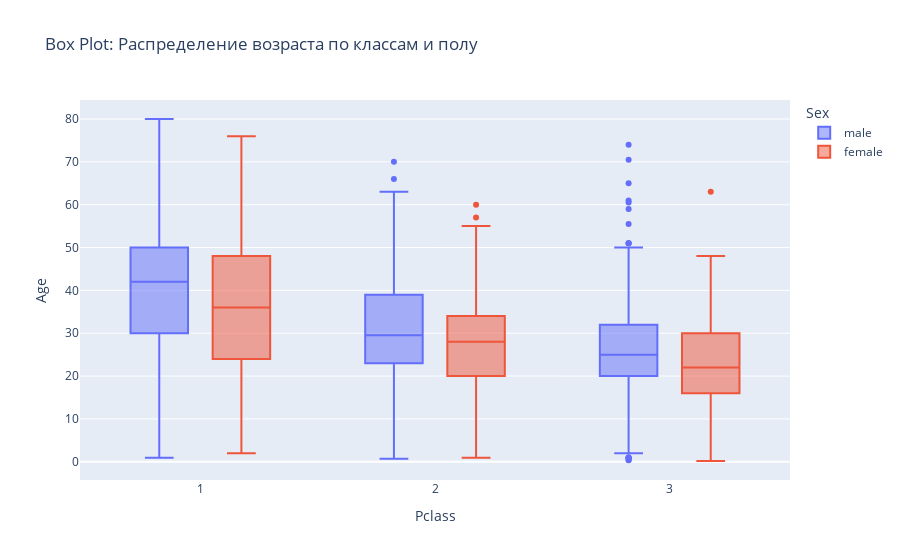

Notebook code for this chart:
### Markdown cell above
##### Интерактивный Box Chart

### Code cell
fig4 = px.box(titanic_df, x='Pclass', y='Age', color='Sex',
             title='Box Plot: Распределение возраста по классам и полу'
             )
fig4.show()

### Figure 1 — Plotly figure (JSON) as saved in the notebook; plotly's stock layout.template omitted (floating-point values rounded to 4 significant figures; data arrays with more than 128 entries replaced by an {"elided": "..."} marker saying what was removed)
{"data": [{"alignmentgroup": "True", "hovertemplate": "Sex=male<br>Pclass=%{x}<br>Age=%{y}<extra></extra>", "legendgroup": "male", "marker": {"color": "#636efa"}, "name": "male", "notched": false, "offsetgroup": "male", "orientation": "v", "showlegend": true, "type": "box", "x": {"elided": "843 int values"}, "x0": " ", "xaxis": "x", "y": {"elided": "843 float values"}, "y0": " ", "yaxis": "y"}, {"alignmentgroup": "True", "hovertemplate": "Sex=female<br>Pclass=%{x}<br>Age=%{y}<extra></extra>", "legendgroup": "female", "marker": {"color": "#EF553B"}, "name": "female", "notched": false, "offsetgroup": "female", "orientation": "v", "showlegend": true, "type": "box", "x": {"elided": "466 int values"}, "x0": " ", "xaxis": "x", "y": {"elided": "466 float values"}, "y0": " ", "yaxis": "y"}], "layout": {"boxmode": "group", "legend": {"title": {"text": "Sex"}, "tracegroupgap": 0}, "title": {"text": "Box Plot: Распределение возраста по классам и полу"}, "xaxis": {"anchor": "y", "domain": [0, 1], "title": {"text": "Pclass"}}, "yaxis": {"anchor": "x", "domain": [0, 1], "title": {"text": "Age"}}}}
